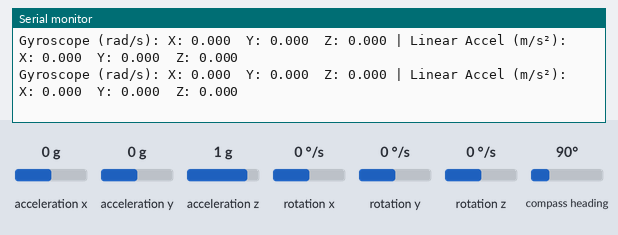
A sketch run on a simulated ESP32. On the bench: the last lines printed to the serial monitor. The inputs (shaded band) are chosen by the test bench; at power-on: rotation x 0 °/s, rotation y 0 °/s, rotation z 0 °/s, acceleration x 0 g, acceleration y 0 g, acceleration z 1 g, compass heading 90°. WiFi joins after 1.5 s; servers stay silent unless stated.

Above: at 2.7 s.
2.8 s: rotation x set to -192 °/s
At 3.11 s:
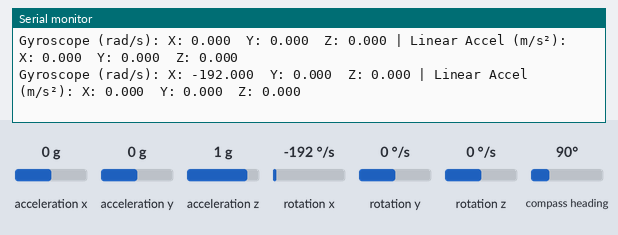
4.3 s: rotation x set to 0 °/s
At 4.36 s:
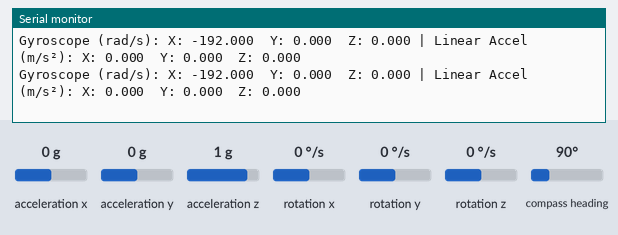
7.3 s: rotation y set to -192 °/s
At 7.66 s:
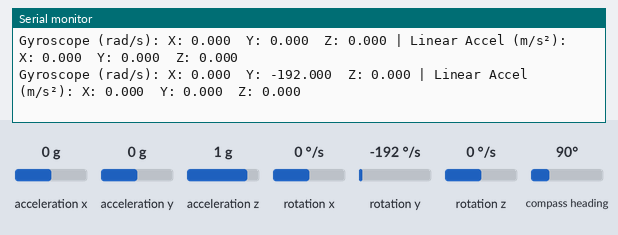
8.8 s: rotation z set to -192 °/s
At 8.91 s:
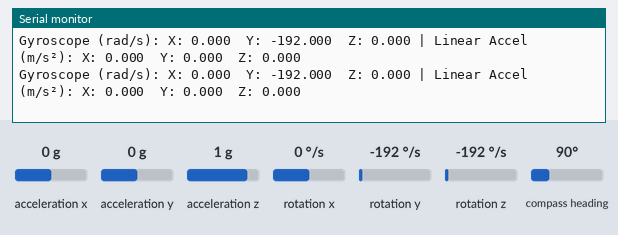

The sketch:

IMUsensor_wireless.ino
```cpp
/*
Node description:
UDP server that sends data from the IMU to the Lifecyclenode receiver over WiFi.
*/

/*
--Software changes:
one line per change position_approximator_mecanum
(1) created 03.11.2025: developer-Rik van Velzen
*/

#include <WiFi.h>
#include <Wire.h>
#include <Adafruit_Sensor.h>
#include <Adafruit_BNO055.h>
#include <utility/imumaths.h>
#include <WiFiUdp.h>

// Wi-Fi credentials
const char* ssid = "IMU";
const char* password = "IMUsensor1234";

// UDP settings
const char* host_ip = "10.42.0.1"; // ROS2 PC IP

const int host_port = 5005;
WiFiUDP udp;

// BNO055
Adafruit_BNO055 bno = Adafruit_BNO055(55, 0x28);

void setup() {
  Serial.begin(115200);

  // Connect to Wi-Fi
  WiFi.begin(ssid, password);
  Serial.print("Connecting to Wi-Fi...");
  while (WiFi.status() != WL_CONNECTED) {
    delay(500);
    Serial.print(".");
  }
  Serial.println(" connected!");
  Serial.print("IP: "); Serial.println(WiFi.localIP());

  // Initialize BNO055
  if (!bno.begin()) {
    Serial.println("Failed to find BNO055!");
    while (1);
  }
  bno.setExtCrystalUse(true);

  Serial.println("BNO055 initialized");
}

void loop() {
  sensors_event_t angVelocityData, linearAccelData;

  bno.getEvent(&angVelocityData, Adafruit_BNO055::VECTOR_GYROSCOPE);
  bno.getEvent(&linearAccelData, Adafruit_BNO055::VECTOR_LINEARACCEL);

  // Extract values
  float gx = angVelocityData.gyro.x;
  float gy = angVelocityData.gyro.y;
  float gz = angVelocityData.gyro.z;
  float ax = linearAccelData.acceleration.x;
  float ay = linearAccelData.acceleration.y;
  float az = linearAccelData.acceleration.z;

  // Print to Serial Monitor
  Serial.print("Gyroscope (rad/s): ");
  Serial.printf("X: %.3f  Y: %.3f  Z: %.3f | ", gx, gy, gz);
  Serial.print("Linear Accel (m/s²): ");
  Serial.printf("X: %.3f  Y: %.3f  Z: %.3f\n", ax, ay, az);

  // Format as CSV: gx,gy,gz,ax,ay,az
  char buffer[128];
  snprintf(buffer, sizeof(buffer), "%.3f,%.3f,%.3f,%.3f,%.3f,%.3f",
           gx, gy, gz, ax, ay, az);

  // Send via UDP
  udp.beginPacket(host_ip, host_port);
  udp.write((uint8_t*)buffer, strlen(buffer));  // <-- cast to uint8_t*
  udp.endPacket();

  delay(200); // 10 Hz
}
```

Measured:
- after the input at 2.8 s, the serial monitor: prints a new line after 0.15 s (image 1)
- after the input at 7.3 s, the serial monitor: prints a new line after 0.21 s (image 3)
